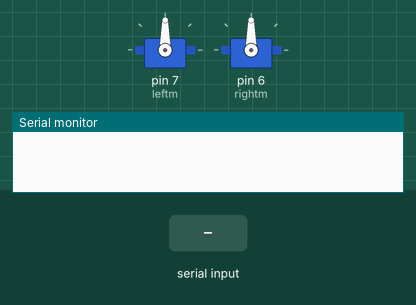
Bench run of a sketch on a simulated Arduino Uno, built with avr-gcc and run on an emulated ATmega328P. Parts: 2 × servo, the last lines printed to the serial monitor. The inputs (shaded band) are chosen by the test bench.

Above: at 1.2 s.
1.3 s: "F\n" received over Serial
At 2.5 s:
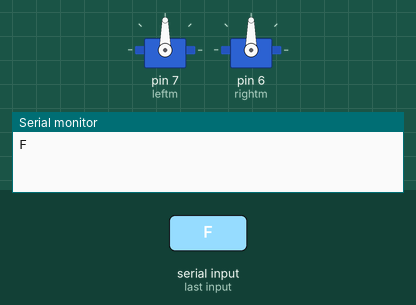
2.8 s: byte 66 ('B') received over Serial
At 3.7 s:
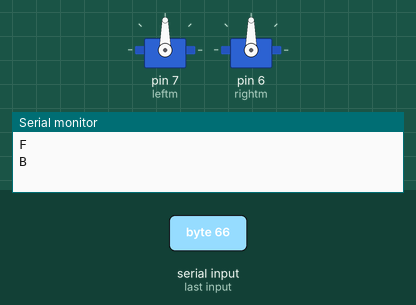
4.3 s: byte 76 ('L') received over Serial
At 4.8 s:
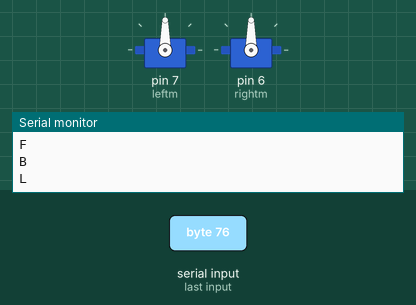
5.8 s: byte 82 ('R') received over Serial
At 7.1 s:
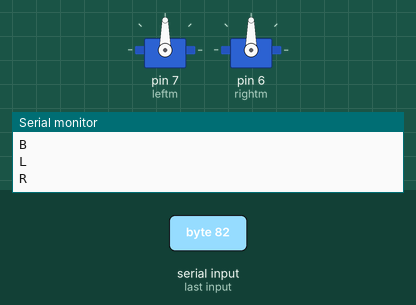
Timing chart, 0 to 8.8 s (numbered marks = the images above; inputs shaded):
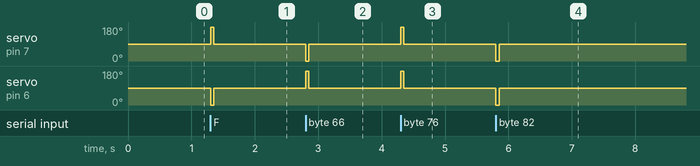

Measured:
- after the input at 1.3 s, servo on pin 7 (leftm): 90° → 180° at once, → 90° 0.05 s later; servo on pin 6 (rightm): 90° → 0° at once, → 90° 0.05 s later
- after the input at 2.8 s, servo on pin 7 (leftm): 90° → 0° at once, → 90° 0.05 s later; servo on pin 6 (rightm): 90° → 180° at once, → 90° 0.05 s later
- after the input at 4.3 s, servo on pin 7 (leftm), servo on pin 6 (rightm): 90° → 180° at once, → 90° 0.05 s later
- after the input at 5.8 s, servo on pin 7 (leftm), servo on pin 6 (rightm): 90° → 0° at once, → 90° 0.05 s later

The sketch:

Bluetooth_car_v3.ino
```cpp
#include <Servo.h> // tar med servo biblioteket
Servo leftm;  // her kaller eg venstre motor for leftm og høyre for rightm
Servo rightm;
char data = 0;  // setter variabelen char til 0 for å klarere den


void setup() {
  leftm.attach(7);  // setter at venstre motor er på pinne 7
  rightm.attach(6); // setter at venstre motor er på pinne 6

Serial.begin(9600); // Starter serial output (trykk ctrl+shift+m for å se verdiene)
}


void loop() {

  {
   if(Serial.available() > 0)  //her sjekker vi om vi får signal, om ikke signal så står den i ro
   {
     data = Serial.read();  //her leser vi av data ifra serial monitor, som er tx og rx pins
     Serial.print(data);   //vi skriver og ned dataen i serial monitor
     Serial.print("\n");

         if(data == 'F'){   //om vi mottar en F fra appen så går den fremover
          leftm.write(180);
          rightm.write(0);
      delay(50);}

         else if(data == 'B'){  // B er bakover. Viktig å ha en liten delay, om ikke hakker den bare
          leftm.write(0);
          rightm.write(180);
           delay(50);}

       else if(data == 'S'){  // S står den stille
          leftm.write(90);
          rightm.write(90);}

       else if(data == 'L'){ //Venstre
          leftm.write(180);
          rightm.write(180);
           delay(50);}

          else if(data == 'R'){  //høyre
          leftm.write(0);
          rightm.write(0);
           delay(50);}

   }

   else {  leftm.write(90);
          rightm.write(90);} // her er else til den på toppen, ingen signal og bilen står stille

}
}
```
